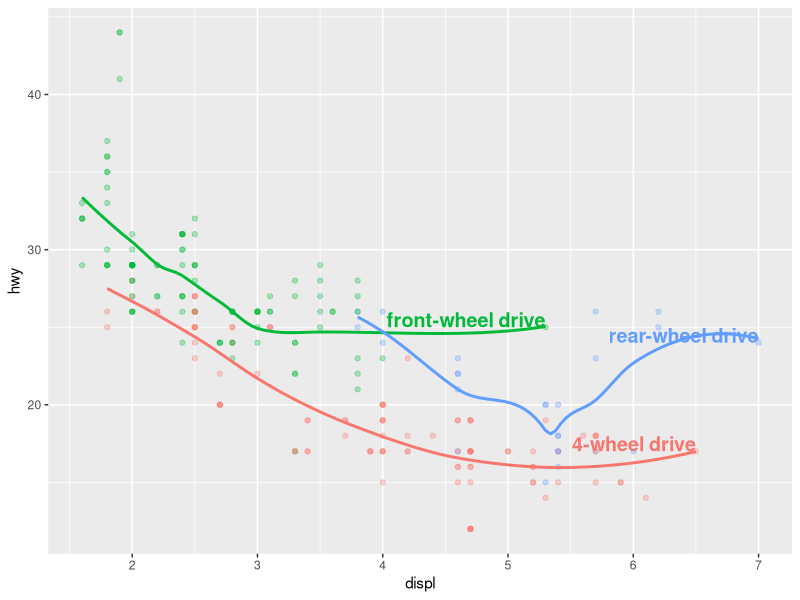
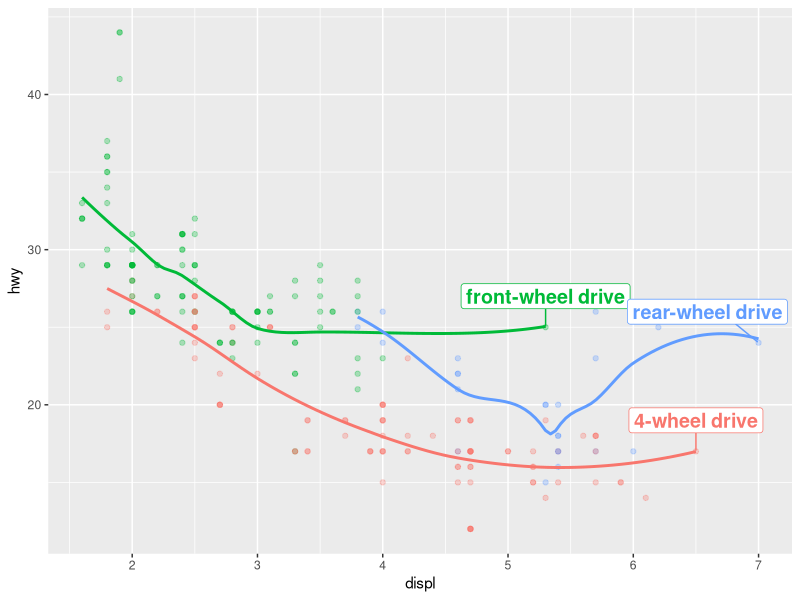
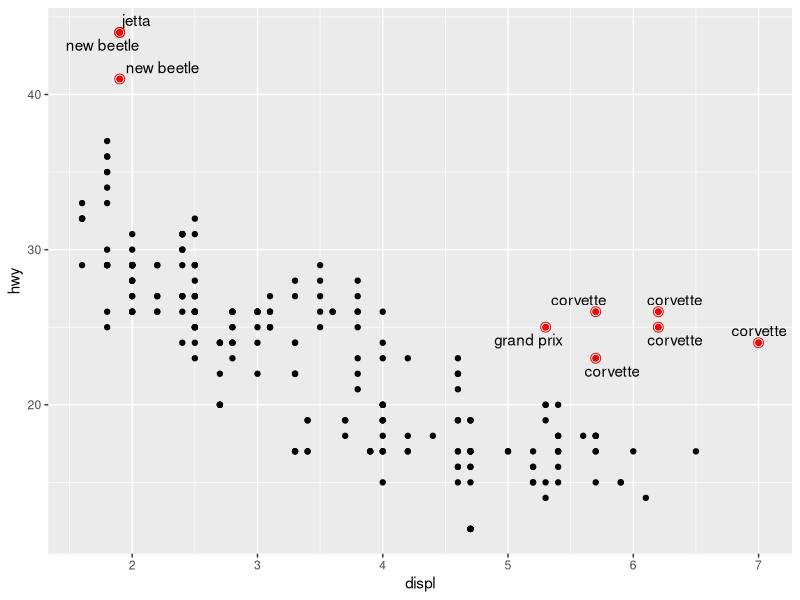
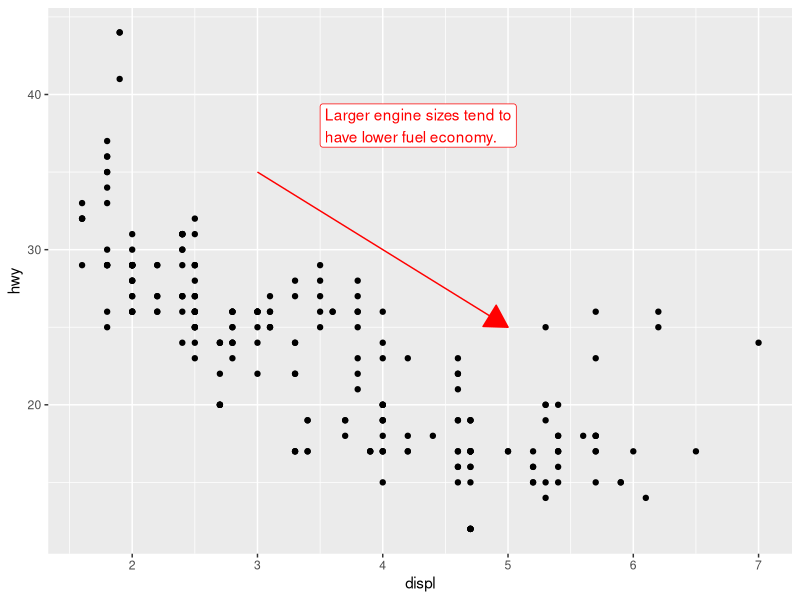
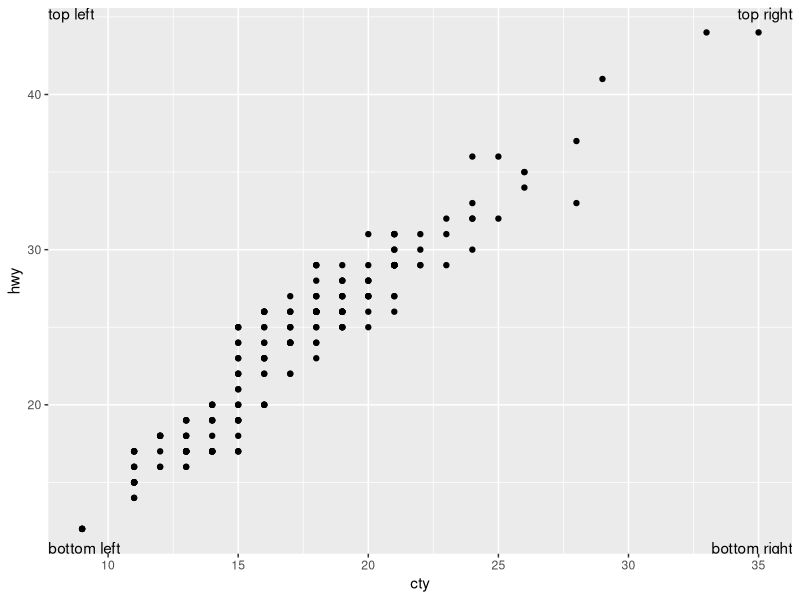
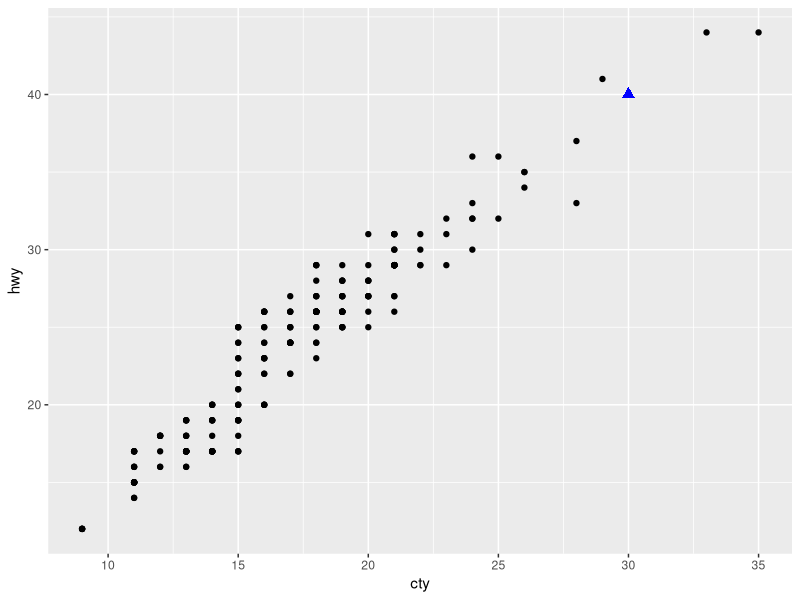
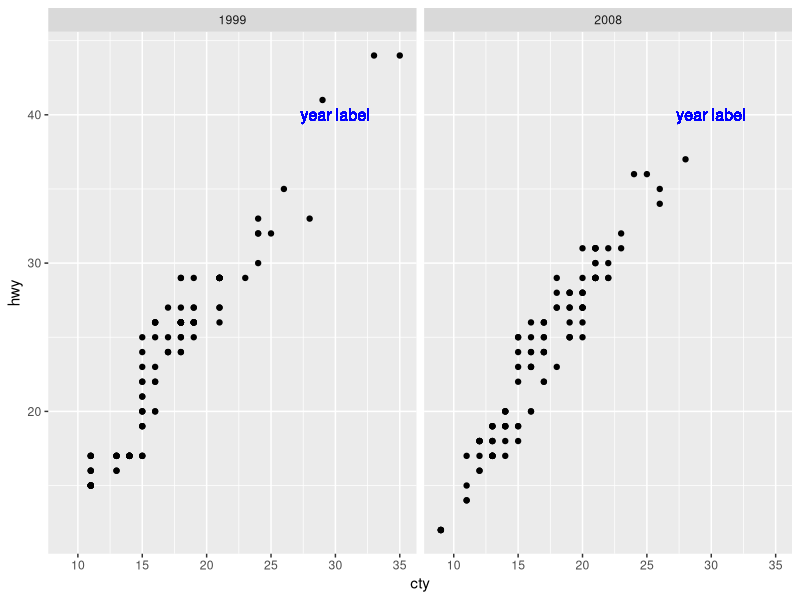
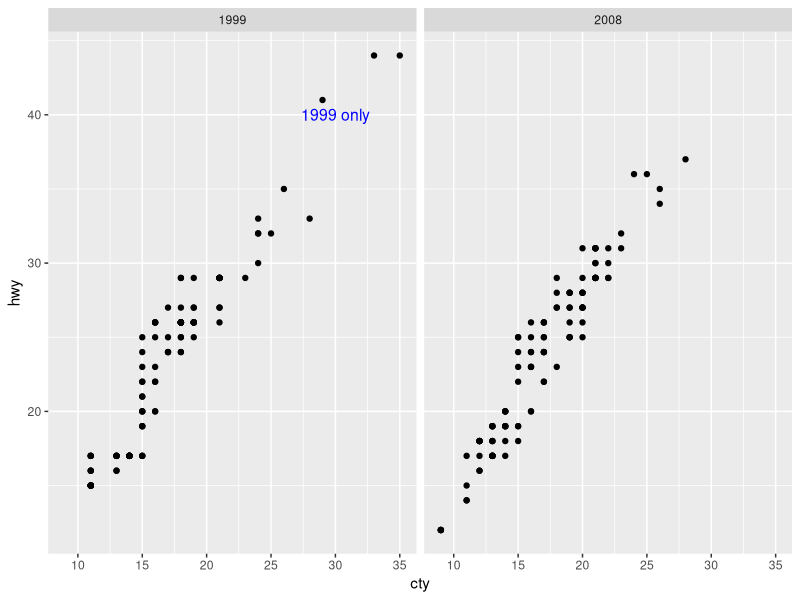

Source code (R) for these figures, in order:
{
  library("tidyverse")
  library("scales")
  library("ggrepel")
  library("patchwork")
}

# observations or groups of observations can be labeled
# geom_text() is similar to geom_point() with additional label aesthetic

# get cars with highest engine size for each drive type
# and label their drive type with an additional column in a new dataframe
label_info <- mpg |> 
  group_by(drv) |> 
  arrange(desc(displ)) |> 
  slice_head(n = 1) |> 
  mutate(
    drive_type = case_when(
      drv == "f" ~ "front-wheel drive",
      drv == "r" ~ "rear-wheel drive",
      drv == "4" ~ "4-wheel drive"
    )
  ) |> 
  select(displ, hwy, drv, drive_type)

label_info

ggplot(mpg, aes(x = displ, y = hwy, color = drv)) + 
  geom_point(alpha = 0.3) + 
  geom_smooth(se = FALSE) + 
  geom_text(
    data = label_info,
    aes(x = displ, y = hwy, label = drive_type),
    fontface = "bold", size = 5, hjust = "right", vjust = "bottom"
  ) + 
  theme(legend.position = "none") # disables legend

# fontface and size are used to customize label appearances
# hjust and vjust controls the alignment of the label

# using geom_label_repel() from ggrepel package
# to fix labels overlapping points and other labels
ggplot(mpg, aes(x = displ, y = hwy, color = drv)) + 
  geom_point(alpha = 0.3) + 
  geom_smooth(se = FALSE) + 
  geom_label_repel(
    data = label_info,
    aes(label = drive_type),
    fontface = "bold", size = 5, nudge_y = 2
  ) +
  theme(legend.position = "none")

# geom_text_repel() can be used to highlight points on a plot

potential_outliers <- mpg |> 
  filter(hwy > 40 | (hwy > 20 & displ > 5))

ggplot(mpg, aes(x = displ, y = hwy)) + 
  geom_point() + 
  geom_text_repel(data = potential_outliers, aes(label = model)) + 
  geom_point(data = potential_outliers, color = "red") + 
  geom_point( # add second layer of hollow points to further highlight labels
    data = potential_outliers,
    color = "red", size = 3, shape = "circle open"
  )

# geom_hline() and geom_vline() add reference lines
# combine them with linewidth = 2 and color = "white" and draw underneath data
# to make them easy to see without drawing attention away from primary data

# use geom_rect() to draw a line around points of interest
# boundaries are defined by the four aesthetics xmin, xmax, ymin, ymax
# ggforce package allows annotating subsets of points with hulls

# arrows can be drawn using geom_segment() with arrow argument
# aesthetics x and y define start, xend and yend define end of arrow

# annotate() adds one or few annotations to plot, while
# geoms highlight a subset of the data

# stringr::str_wrap() adds line breaks to long string given specified width
trend_text <- "Larger engine sizes tend to have lower fuel economy." |> 
  stringr::str_wrap(width = 30)

ggplot(mpg, aes(x = displ, y = hwy)) + 
  geom_point() + 
  annotate(
    geom = "label", x = 3.5, y = 38, 
    label = trend_text,
    hjust = "left", color = "red"
  ) + 
  annotate(
    geom = "segment",
    x = 3, y = 35, xend = 5, yend = 25, color = "red",
    arrow = arrow(type = "closed")
  )


# -------------------------------------------------------------------------

# 1. Use geom_text() with infinite positions to place text
# at the four corners of the plot.

corners <- tibble(
  cty = c(-Inf, Inf, -Inf, Inf),
  hwy = c(Inf, Inf, -Inf, -Inf),
  label = c("top left", "top right", "bottom left", "bottom right"),
  vjust = c("top", "top", "bottom", "bottom"),
  hjust = c("left", "right", "left", "right")
)

ggplot(mpg, aes(x = cty, y = hwy)) + 
  geom_point() + 
  geom_text(
    data = corners,
    aes(label = label, vjust = vjust, hjust = hjust)
  )


# 2. Use annotate() to add a point geom in the middle of your last plot
# without having to create a tibble. Customize the point's shape, size, color.

ggplot(mpg, aes(x = cty, y = hwy)) + 
  geom_point() + 
  annotate(
    geom = "point",
    x = 30, y = 40, color = "blue", size = 3, shape = "triangle"
  )


# 3. How do labels with geom_text() interact with faceting? How can you add
# a label to a single facet? How can you put a different label in each facet?
# (Hint: think about the dataset that is being passed to geom_text()).

# labels with geom_text() are duplicated for each facet
ggplot(mpg, aes(x = cty, y = hwy)) + 
  geom_point() + 
  geom_text(
    label = "year label",
    x = 30, y = 40,
    color = "blue", size = 4
    ) + 
  facet_wrap(~year)

subset <- tibble(
  cty = 30,
  hwy = 40,
  year = 1999,
)

# unless faceted variable is specified within dataset used by geom_text()
ggplot(mpg, aes(x = cty, y = hwy)) + 
  geom_point() + 
  geom_text(
    data = subset,
    aes(label = "1999 only"),
    color = "blue", size = 4
  ) + 
  facet_wrap(~year)


# 4. What arguments to geom_label() control
# the appearance of the background box?

# fill changes the color of the box
# label.padding changes how large the surrounding box is
# label.r changes the roundness of the corners of the box

ggplot(mpg, aes(x = cty, y = hwy)) + 
  geom_point() + 
  geom_label(
    label = "this is a label",
    x = 20, y = 15, color = "purple", fill = "gray",
    label.padding = unit(0.5, "lines"), label.r = unit(0.75, "lines")
  )


# 5. What are the four arguments to arrow()? How do they work?
# Create a series of plots that demonstrate the most important options.

# The four arguments to arrow are angle, length, ends, and type.
# angle determines the angle of the arrow head, which affects its width
# length determines how long the arrow should be
# ends determines which end should have an arrow head, if not both
# type determines whether the arrow head should be open or closed

# angle
ggplot(mpg, aes(x = cty, y = hwy)) + 
  geom_point() + 
  annotate(
    geom = "segment",
    arrow = arrow(angle = 45),
    x = 20, y = 15, xend = 30, yend = 30, color = "blue"
  )

# length
ggplot(mpg, aes(x = cty, y = hwy)) + 
  geom_point() + 
  annotate(
    geom = "segment",
    arrow = arrow(length = unit(2, "cm")),
    x = 20, y = 15, xend = 30, yend = 30, color = "blue"
  )

# ends
ggplot(mpg, aes(x = cty, y = hwy)) + 
  geom_point() + 
  annotate(
    geom = "segment",
    arrow = arrow(ends = "both"),
    x = 20, y = 15, xend = 30, yend = 30, color = "blue"
  )

# type
ggplot(mpg, aes(x = cty, y = hwy)) + 
  geom_point() + 
  annotate(
    geom = "segment",
    arrow = arrow(type = "closed"),
    x = 20, y = 15, xend = 30, yend = 30, color = "blue"
  )
